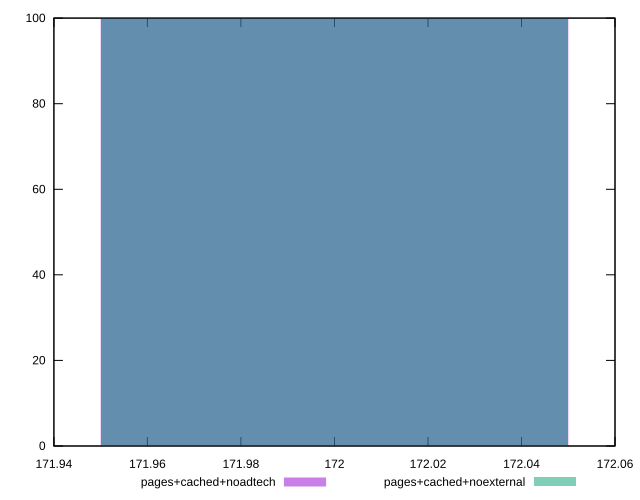

This figure's gnuplot source:
reset
set terminal svg size 640, 500 enhanced background rgb 'white'
set output "report_00007_2020-12-11T15:55:29.892Z/dom-size/comparison/histogram/4_vs_5.svg"

$pagesCachedNoadtech <<EOF
172 100
EOF

$pagesCachedNoexternal <<EOF
172 100
EOF

set key outside below
set boxwidth 0.1
set yrange [0:100]
set style fill transparent solid 0.5 noborder

plot \
  $pagesCachedNoadtech title "pages+cached+noadtech" with boxes, \
  $pagesCachedNoexternal title "pages+cached+noexternal" with boxes, \


reset
